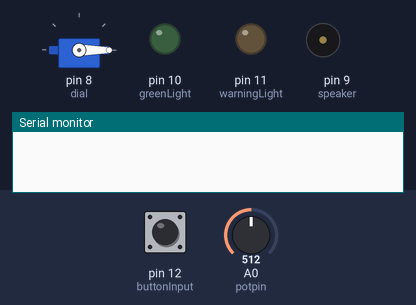
Recording of a sketch running on a simulated Arduino Uno, built with avr-gcc and run on an emulated ATmega328P. On the bench: servo, output pins drawn as LEDs (lit = HIGH), buzzer (waves = sounding, pin HIGH), the last lines printed to the serial monitor. The inputs (shaded band) are chosen by the test bench; at power-on: pin 12 (buttonInput) LOW, A0 (potpin) = 512.

Above: at 1.2 s.
1.3 s: pin 12 (buttonInput) pulled HIGH for 0.15 s
At 1.9 s:
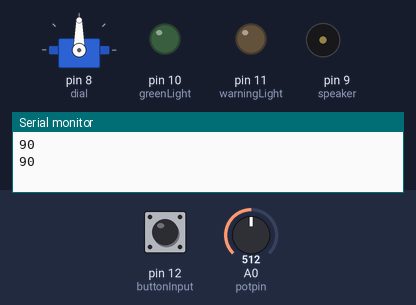
At 17.7 s:
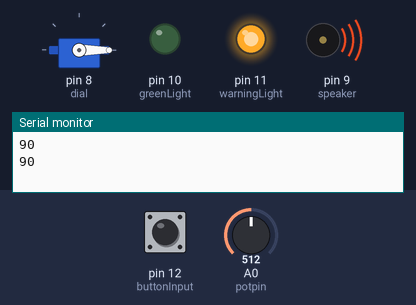
Timing chart, 0 to 18.8 s (numbered marks = the images above; inputs shaded):
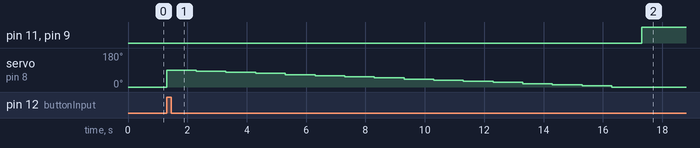

Measured:
- after the input at 1.3 s, pin 11 (warningLight), pin 9 (speaker): LOW → HIGH after 16.0 s; servo on pin 8 (dial): 0° → 90° at once, → 84° 1.0 s later, → 78° 1.0 s later, → 72° 1.0 s later, … (16 changes in this stretch)

The sketch:

Kitchen_Clock.ino
```cpp
#include <Servo.h>

Servo dial;

int potpin = 0; //base
int potVal;
const int warningLight = 11;
const int greenLight = 10;
const int speaker = 9;
const int buttonInput = 12;
int buttonVal;
int newPotVal;

void setup() {
  Serial.begin(9600);
  pinMode(speaker, OUTPUT);
  pinMode(greenLight, OUTPUT);
  pinMode(warningLight, OUTPUT);
  pinMode(buttonInput, INPUT);
  dial.attach(8);
  dial.write(0);
}

void loop() {
  potVal = analogRead(potpin);
  potVal = map(potVal, 0, 1023, 0, 180);
  buttonVal = digitalRead(buttonInput);

  if(buttonVal == HIGH){
    int remainder = potVal % 6;
    newPotVal = potVal - remainder;
    Serial.println(potVal);
    moveDial(newPotVal);
    delay(1000);
  }

  digitalWrite(speaker, LOW);

}

void moveDial(int val){
  Serial.println(val);
  for(int i = val; i >= 0; i-= 6){
    dial.write(i);
    delay(1000);
  }
  digitalWrite(warningLight, HIGH);
  digitalWrite(speaker, HIGH);
  delay(2000);
  digitalWrite(warningLight, LOW);
  digitalWrite(speaker, LOW);
}
```
